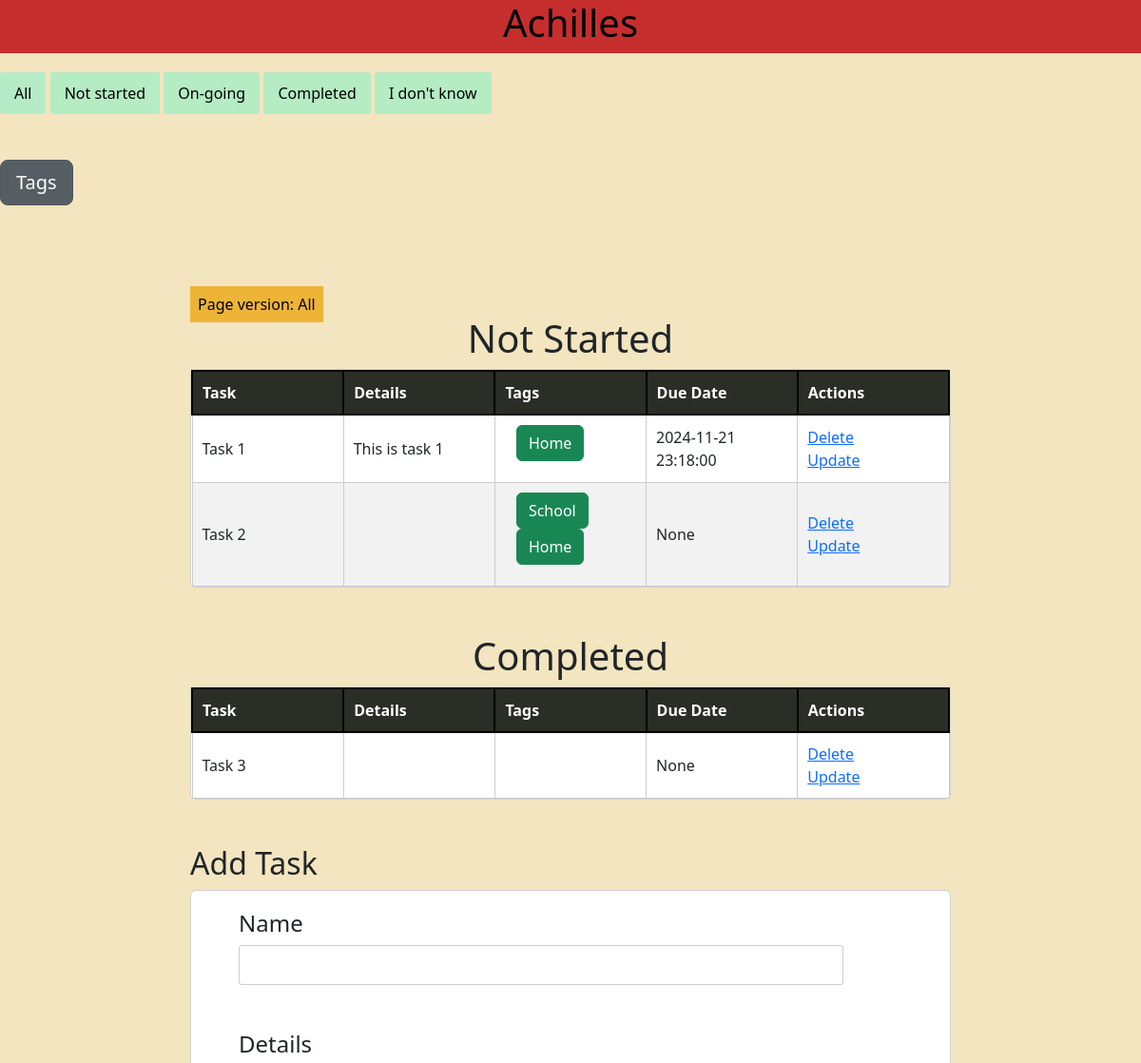
Before: / (upper part) with the older database file.
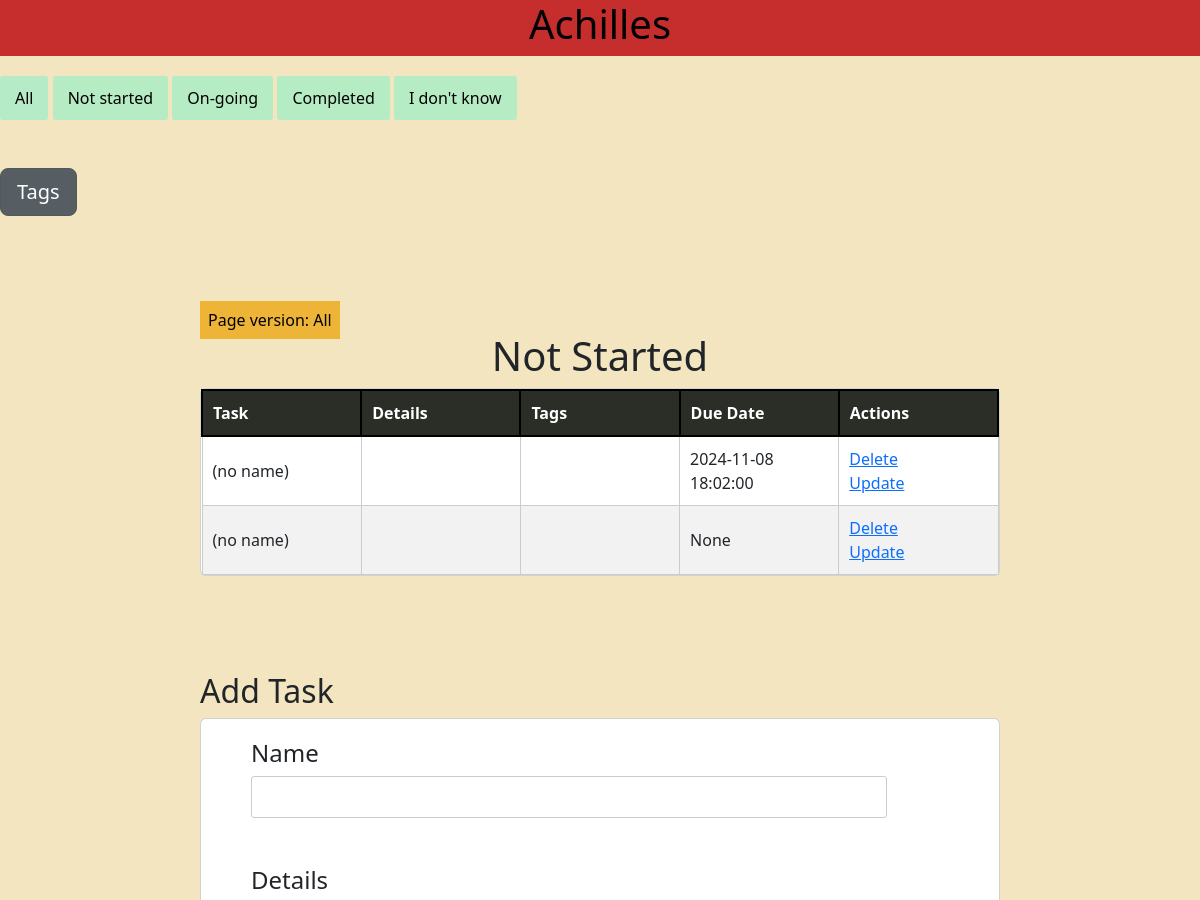
After: the same page with the newer database file.
### tables this page shows
CREATE TABLE Tasks (
    TID INTEGER PRIMARY KEY AUTOINCREMENT,
    Name VARCHAR(255) NOT NULL DEFAULT 'no name',
    Details VARCHAR(255) DEFAULT NULL,
    SID INTEGER DEFAULT 0 NOT NULL,
    DueDate datetime,
    FOREIGN KEY (SID) REFERENCES Statuses(SID)
);

CREATE TABLE Tags (
    TID INTEGER PRIMARY KEY AUTOINCREMENT,
    Name VARCHAR(255) UNIQUE
);

### app.py (the view)
@app.route('/', methods=['POST', 'GET'])
def index():
    if request.method == "POST":
        return IndexPost(request.form)
    else:
        return IndexGet()

### app.py (called while the page is built)
def get_girl():
    return "https://pic.re/image?max_size=1023"

def rjson():
    with open("data.json", "r") as f:
        data = json.load(f)
    return data

def IndexGet():
    init()
    alt = raww("SELECT * FROM Tasks WHERE DueDate BETWEEN datetime('now', 'localtime') AND datetime('now','+7 day','localtime')")
    nstart = raww("SELECT * FROM Tasks WHERE SID = 1")
    doing = raww("SELECT * FROM Tasks WHERE SID = 2")
    com = raww("SELECT * FROM Tasks WHERE SID = 3")
    idk = raww("SELECT * FROM Tasks WHERE SID = 4")
    status = raww("SELECT * FROM Statuses")
    tags = raww("SELECT * FROM Tags ORDER BY Name")
    tt = raww("SELECT * FROM TaskTags")
    data = rjson()
    last = data["reset"]
    page = data["page"]
    ver = version[page]
    return render_template('index.html', alt=alt, nstart = nstart, doing=doing, com = com, idk=idk, url=get_girl(), tags=tags, status=status, last=last, tt=tt, page=page, ver=ver)

### db.py (called while the page is built)
def ins(a, b):
    q = f"SELECT 1 FROM {b} WHERE EXISTS (SELECT * FROM {b} WHERE Name = ?)"
    res = cur.execute(q, (a,))
    t = res.fetchall()
    if len(t)==0:
        q = f"INSERT INTO {b} (Name) VALUES (?)"
        cur.execute(q, (a,))
    con.commit()
    return ""

def init():
    for i in tables:
        cur.execute(tablemap[i])
    con.commit()
    lt = ["Not started", "On-going", "Completed", "I don\'t know"]
    for i in lt:
        ins(i, "Statuses")
    lt = ["School", "Home"]
    for i in lt:
        ins(i, "Tags")

def raww(query):
    res = cur.execute(query)
    res = res.fetchall()
    con.commit()
    return res

### templates/index.html (shortened to what this page needs)
{% extends 'base.html' %}
{% block body %}
<form action="/" method="POST">
    <input type="submit" style="-webkit-text-fill-color: black; background-color:rgba(0, 255, 221, 0.254);" name="page"
        value="All">
    <input type="submit" style="-webkit-text-fill-color: black; background-color:rgba(0, 255, 204, 0.254);" name="page"
        value="Not started">
    <input type="submit" style="-webkit-text-fill-color: black; background-color:rgb(0, 255, 204, 0.254);" name="page"
        value="On-going">
    <input type="submit" style="-webkit-text-fill-color: black; background-color:rgb(0, 255, 204, 0.254);" name="page"
        value="Completed">
    <input type="submit" style="-webkit-text-fill-color: black; background-color:rgb(0, 255, 204, 0.254);" name="page"
        value="I don't know">
</form>
<br />
<br />
<a href="/tags" class="btn btn-secondary btn-lg active" role="button" aria-pressed="true">Tags</a>
<br />
<br />
<div class="content pt-5">
    <div class="d-inline p-2 text-black" style="background-color: rgba(237, 165, 11, 0.749);">
        Page version: {{ver}}</div>
    {% if nstart != [] and (page == 0 or page == 1) %}
    <h1>Not Started</h1>
    <div class="card">
        <table id="demo" style="table-layout: fixed; width:100%;">
            <tr>
                <th>Task</th>
                <th>Details</th>
                <th>Tags</th>
                <th>Due Date</th>
                <th>Actions</th>
            </tr>
            {% for i in nstart %}
            <tr>
                <td>{{i[1]}}</td>
                <td>{{i[2]}}</td>
                <td>
                    <div class="container">
                        {% for j in tt%}
                        {% if i[0] ==j[0]%}
                        {% for k in tags %}
                        {% if k[0] == j[1] %}
                        <button type="button" class="btn btn-success">{{k[1]}}</button>
                        {% endif %}
                        {% endfor %}
                        {% endif %}
                        {% endfor %}
                    </div>
                </td>
                <td>{{i[4]}}</td>
                <td>
                    <a href="/delete/{{i[0]}}" onclick="return confirm('Are you sure?')">Delete</a>
                    <br>
                    <a href="/update/{{i[0]}}">Update</a>
                </td>
            </tr>
            {% endfor %}
        </table>
    </div>
    {% endif %}
    <br />
    <br />
    {% if com != [] and (page == 0 or page == 3) %}
    <h1>Completed</h1>
    <div class="card">
        <table id="demo" style="table-layout: fixed; width: 100%;">
            <tr>
                <th>Task</th>
                <th>Details</th>
                <th>Tags</th>
                <th>Due Date</th>
                <th>Actions</th>
            </tr>
            {% for i in com %}
            <tr>
                <td>{{i[1]}}</td>
                <td>{{i[2]}}</td>
                <td>
                </td>
                <td>{{i[4]}}</td>
                <td>
                    <a href="/delete/{{i[0]}}" onclick="return confirm('Are you sure?')">Delete</a>
                    <br>
                    <a href="/update/{{i[0]}}">Update</a>
                </td>
            </tr>
            {% endfor %}
        </table>
    </div>
    {% endif %}
    <br />
    <br />
    <h2>Add Task</h2>
    <div class="card g-4 ex1">
        <form action="/" method="POST">
            <h4>Name</h4>
            <div>
                <input type="text" name="con" id="content" style="width: 85%; padding: .5em 1em;">
            </div><br />
            <br />
            <h4>Details</h4>
            <br />
            <br />
            <br />
            <br />
            <br />
            <br />
            <br />
            <br />
            <br />
            <br />
            <br />
    </div>
    <br />
    <br />
</div>
<br />
{% endblock %}

### templates/base.html (shortened to what this page needs)
<!doctype html>
<html lang="en">
<head>
    <link rel="stylesheet" href="{{ url_for('static', filename='css/main.css') }}">
    <link href="https://cdn.jsdelivr.net/npm/bootstrap@5.3.3/dist/css/bootstrap.min.css" rel="stylesheet">
</head>
<body>
    <div style="background-color: #C62E2E;">
        <h1 class="center"><a style="text-decoration: none; color:black" href="/">Achilles</a></h1>
    </div>
    <div style=" background-color: #F2E5BF">
        {% block body %}{% endblock %}
    </div>
</body>
</html>

### static/css/main.css (style rules this page uses)
body { font-family: "Roboto", Arial, sans-serif; margin: 0; padding: 0; text-rendering: optimizeLegibility; display: flex; flex-direction: column; justify-content: center; }
.content { max-width: 70%; margin: 20px auto; padding: 20px; }
h1 { text-align: center; margin-bottom: 20px; }
table { width: 100%; border-collapse: collapse; }
th, td { border: 1px solid #ccc; padding: 8px; text-align: left; }
th { background-color: #f2f2f2; }
form { margin-top: 20px; }
input[type="text"] { padding: 10px; border: 1px solid #ccc; border-radius: 3px; }
input[type="submit"] { padding: 10px 15px; background-color: #4caf50; color: white; border: none; cursor: pointer; border-radius: 3px; }
a { text-decoration: none; color: #333; }
.center { display: block; margin-left: auto; margin-right: auto; width: 50%; }
#demo { width: 400px; order-collapse: collapse; }
#demo tr:nth-child(odd) { background: #f2f2f2; }
#demo td, #demo th { text-align: left; padding: 10px; border: 1px solid #ccc; }
#demo th { color: #fff; background: #2b2e27; border: 2px solid black; border-collapse: collapse; }

### templates/base.html (style rules this page uses)
div.ex1 { padding-left: 50px; }

Changed rows visible on the page:
removed Tasks: Name "Task 1", Details "This is task 1", DueDate "2024-11-21 23:18:00", shown under "Not Started"
no longer on this page (row unchanged): Tags: Name "Home"
no longer on this page (row unchanged): Tags: Name "School"
removed Tasks: Name "Task 3", i "None", shown under "Completed"
added Tasks: Name "(no name)", DueDate "2024-11-08 18:02:00", shown under "Not Started"
changed Tasks (number 2 of 2 on the later page): Name "Task 2" → "(no name)"
Other visible differences:
text no longer shown: "Completed Task Details Tags Due Date Actions"
